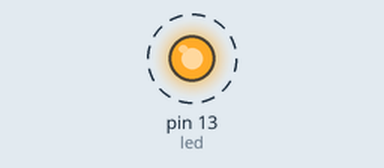
Simulated run of this sketch. Board: Arduino Uno, built with avr-gcc and run on an emulated ATmega328P. Parts: output pins drawn as LEDs (lit = HIGH). Dashed ring = blinking.

Above: at 0.5 s.
Timing chart, 0 to 4.6 s (numbered marks = the images above):
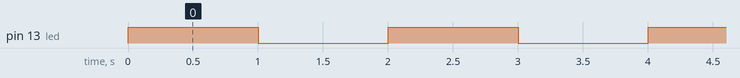

The sketch:

Aufgabe1.ino
```cpp
int led = 13;
int delay_an = 1000;
int delay_aus = 1000;
/*
  Aufgabe 1:
  a) delay_an = 3000, delay_aus = 3000
  b) delay_an = 1000, delay_aus = 3000
  c) delay_an = 3000, delay_aus = 1000
*/

void setup()
{
  pinMode(led, OUTPUT);
}


void loop()
{
  digitalWrite(led, HIGH);
  delay(delay_an);  //Variable um die Zeit leichter verändern zu können
  digitalWrite(led, LOW);
  delay(delay_aus); //Diese Zeile muss hinzugefügt werden,um die LED zum blinken zu bringen
}
```

Measured:
- by itself, pin 13 (led): alternates HIGH for 1.0 s and LOW for 1.0 s
